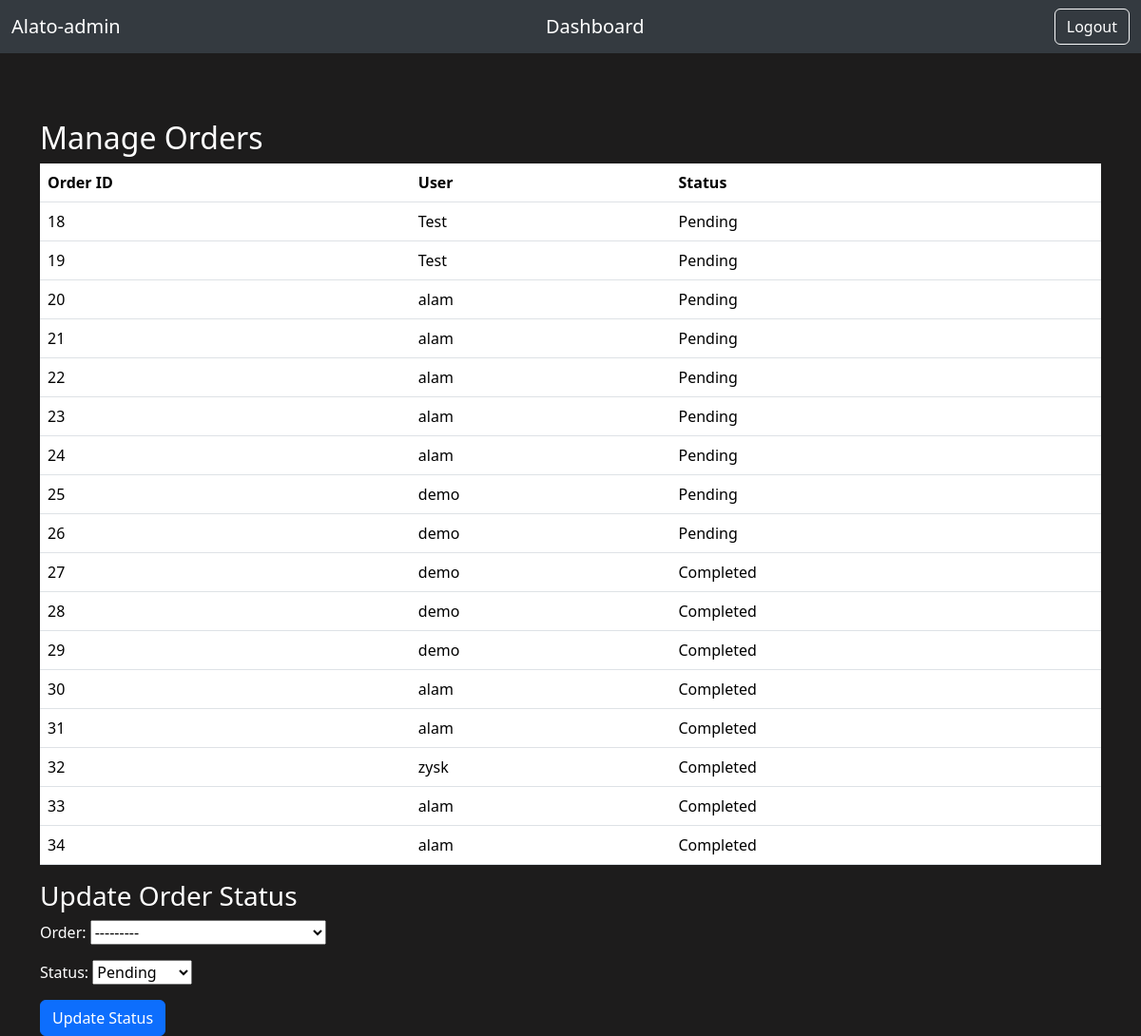
Page /admin_manager/manage-orders/ on the committed database.
### home/models.py (models this page shows)
class Order(models.Model):
    user = models.ForeignKey(User, on_delete=models.CASCADE)
    address = models.CharField(max_length=255)
    phone_number = models.CharField(max_length=15)
    date_ordered = models.DateField(auto_now_add=True)
    arrival_time = models.DateTimeField(default=timezone.now)  # Set a default value
    items = models.ManyToManyField('CartItem', related_name='orders')
    total_price = models.DecimalField(max_digits=10, decimal_places=2, default=0)
    status = models.CharField(max_length=20, default="Pending")
    def __str__(self):
        return f'Order by {self.user} on {self.date_ordered}'

### admin_manager/views.py (the view)
# urls.py: path('manage-orders/', views.manage_orders, name='manage_orders'),
def manage_orders(request):
    orders = Order.objects.all()
    if request.method == 'POST':
        form = OrderStatusForm(request.POST)
        if form.is_valid():
            order = form.cleaned_data['order']
            status = form.cleaned_data['status']
            order.status = status
            order.save()
            return redirect('admin_manager:manage_orders')
    else:
        form = OrderStatusForm()
    return render(request, 'manage_orders.html', {'orders': orders, 'form': form})

### admin_manager/forms.py
class OrderStatusForm(forms.Form):
    order = forms.ModelChoiceField(queryset=Order.objects.all())
    status = forms.ChoiceField(choices=[('Pending', 'Pending'), ('Completed', 'Completed'), ('Cancelled', 'Cancelled')])

### admin_manager/templates/manage_orders.html (shortened to what this page needs)
{% extends 'admin_base.html' %}
{% block content %}
<div class="container mt-5">
    <h2>Manage Orders</h2>
    <table class="table">
        <thead>
            <tr>
                <th>Order ID</th>
                <th>User</th>
                <th>Status</th>
            </tr>
        </thead>
        <tbody>
            {% for order in orders %}
                <tr>
                    <td>{{ order.id }}</td>
                    <td>{{ order.user.username }}</td>
                    <td>{{ order.status }}</td>
                </tr>
            {% endfor %}
        </tbody>
    </table>
    <h3>Update Order Status</h3>
    <form method="post">
        {{ form.as_p }}
        <button type="submit" class="btn btn-primary">Update Status</button>
    </form>
</div>
{% endblock %}

### static/css/index.css (style rules this page uses)
body { height: 100vh; color: white; background-color: rgb(29, 28, 28); }

### rows in the picture
Order: id "18", user.username "Test", status "Pending"
Order: id "19", user.username "Test", status "Pending"
Order: id "20", user.username "alam", status "Pending"
Order: id "21", user.username "alam", status "Pending"
Order: id "22", user.username "alam", status "Pending"
Order: id "23", user.username "alam", status "Pending"
Order: id "24", user.username "alam", status "Pending"
Order: id "25", user.username "demo", status "Pending"
Order: id "26", user.username "demo", status "Pending"
Order: id "27", user.username "demo", status "Completed"
Order: id "28", user.username "demo", status "Completed"
Order: id "29", user.username "demo", status "Completed"
Order: id "30", user.username "alam", status "Completed"
Order: id "31", user.username "alam", status "Completed"
Order: id "32", user.username "zysk", status "Completed"
Order: id "33", user.username "alam", status "Completed"
Order: id "34", user.username "alam", status "Completed"
